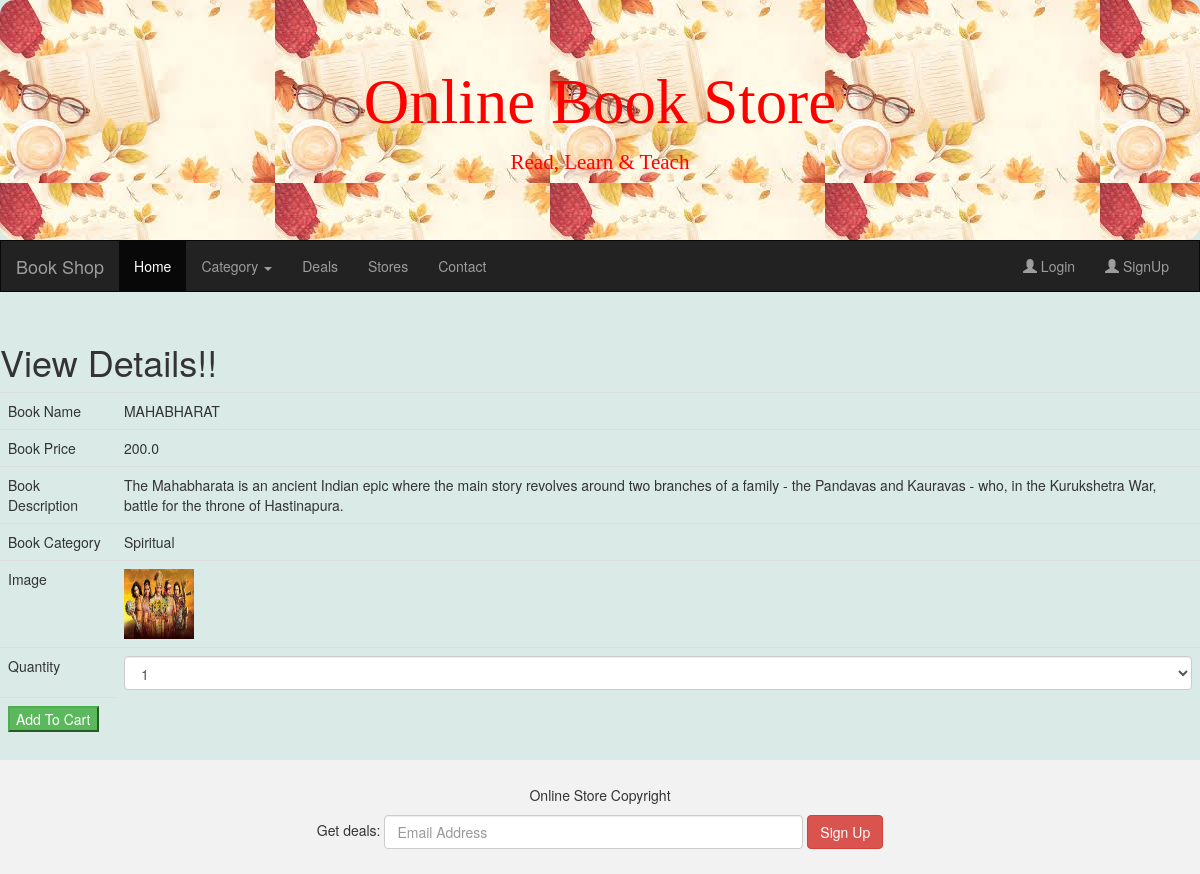
/ViewDetails/5, run on the app's committed database.
### BookAdminApp/models.py (models this page shows)
class Book(models.Model):
    book_name = models.CharField(max_length=100)
    price = models.FloatField(default=200)
    description = models.CharField(max_length=200)
    size = models.CharField(max_length=200)
    image =  models.ImageField(upload_to="image",default="abc.jpg")
    category = models.ForeignKey(Category,on_delete=models.CASCADE)
    class Meta():
        db_table = "Book"

class Category(models.Model):
        category_name = models.CharField(max_length=20)
        def __str__(self):
          return self.category_name
        class Meta():
            db_table = "Category"

### UserApp/views.py (the view)
# urls.py: path('ViewDetails/<id>',views.ViewDetails),
def ViewDetails(request,id):
    cats = Category.objects.all()
    book = Book.objects.get(id = id)
    return render(request,"ViewDetails.html",{"cats":cats,"book":book})

### UserApp/templates/ViewDetails.html (shortened to what this page needs)
{%extends "master.html"%}
{%block "content"%}
<h1>View Details!!</h1>
<form method="post" action="/addToCart">
<table class="table">
        <tr><td>Book Name</td>
            <td>
                {{book.book_name}}</td></tr>
    <tr><td>Book Price</td>
                <td>{{book.price}}</td></tr>
    <tr><td>Book Description</td>
                    <td>{{book.description}}</td></tr>
    <tr><td>Book Category</td>
                <td>{{book.category}}</td></tr>
    <tr><td>Image</td>
    <td><img src="{{book.image.url}}"  style="height:70px;width:70px"/></td></tr>
    <tr><td>Quantity</td>
    <td><select class="form-control" name="qty">
        <option>1</option>
    </select></td></tr>
    <tr><td><button class="button btn-success" type="submit">Add To Cart</button>
        </td>
</table>
</form>
{%endblock%}

### data on the page
Book: book_name "MAHABHARAT", price "200.0", description "The Mahabharata is an ancient Indian epic where the main story revolves around two branches of a family - the Pandavas and Kauravas - who, in the Kurukshetra War, battle for the throne of Hastinapura.", category "Spiritual", image (picture)
